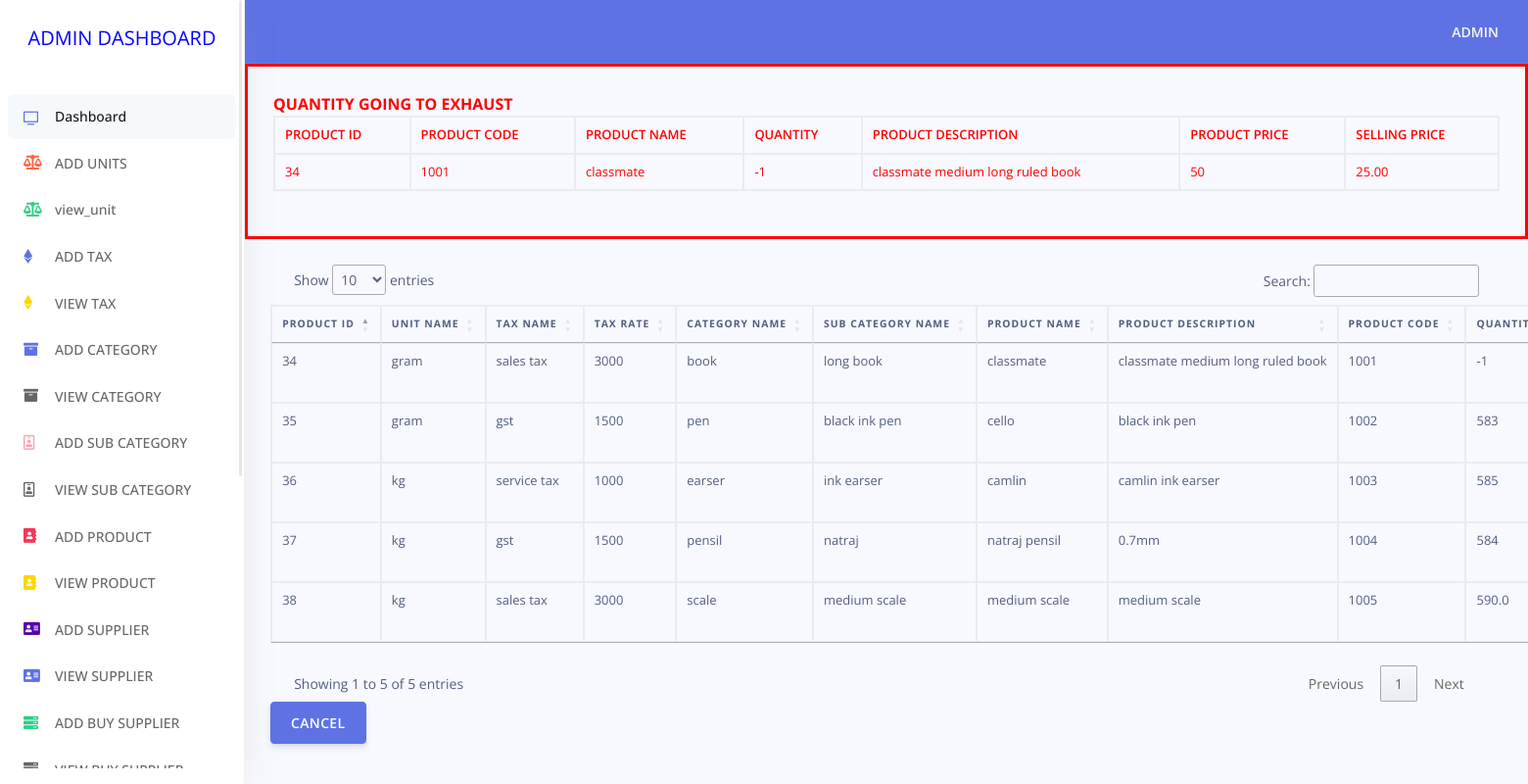
The app's page /admin/index.php with its own data.
### tables this page shows
CREATE TABLE `product_tbl` (
  `product_id` int(10) NOT NULL,
  `unit_id` int(10) NOT NULL,
  `tax_id` int(10) NOT NULL,
  `category_id` int(10) NOT NULL,
  `sub_category_id` int(10) NOT NULL,
  `product_name` varchar(20) NOT NULL,
  `product_description` varchar(50) NOT NULL,
  `product_code` varchar(10) NOT NULL,
  `stock_status` varchar(10) NOT NULL DEFAULT 'available',
  `quantity` varchar(10) NOT NULL,
  `product_price` varchar(10) NOT NULL,
  `discount` varchar(10) NOT NULL,
  `selling_price` varchar(10) NOT NULL,
  `status` varchar(5) NOT NULL DEFAULT '0',
  `created_date` timestamp NOT NULL DEFAULT CURRENT_TIMESTAMP,
  `deleted` varchar(5) NOT NULL DEFAULT '0',
  `inserted_by_id` varchar(10) NOT NULL DEFAULT 'pending',
  `updated_by_id` varchar(10) NOT NULL DEFAULT 'pending',
  `deleted_by_id` varchar(10) NOT NULL DEFAULT 'pending'
);

CREATE TABLE `unit_tbl` (
  `unit_id` int(10) NOT NULL,
  `unit_name` varchar(50) NOT NULL,
  `status` varchar(5) NOT NULL DEFAULT '0',
  `deleted` varchar(5) NOT NULL DEFAULT '0',
  `created_date` timestamp NOT NULL DEFAULT CURRENT_TIMESTAMP,
  `inserted_by_id` varchar(10) NOT NULL DEFAULT 'pending',
  `updated_by_id` varchar(10) NOT NULL DEFAULT 'pending',
  `deleted_by_id` varchar(10) NOT NULL DEFAULT 'pending'
);

CREATE TABLE `tax_tbl` (
  `tax_id` int(10) NOT NULL,
  `tax_name` varchar(20) NOT NULL,
  `tax_rate` varchar(10) NOT NULL,
  `status` varchar(5) NOT NULL DEFAULT '0',
  `deleted` varchar(5) NOT NULL DEFAULT '0',
  `created_date` timestamp NOT NULL DEFAULT CURRENT_TIMESTAMP,
  `inserted_by_id` varchar(10) NOT NULL DEFAULT 'pending',
  `updated_by_id` varchar(10) NOT NULL DEFAULT 'pending',
  `deleted_by_id` varchar(10) NOT NULL DEFAULT 'pending'
);

CREATE TABLE `category_tbl` (
  `category_id` int(10) NOT NULL,
  `category_name` varchar(20) NOT NULL,
  `category_image` varchar(50) NOT NULL,
  `status` varchar(5) NOT NULL DEFAULT '0',
  `deleted` varchar(5) NOT NULL DEFAULT '0',
  `created_date` timestamp NOT NULL DEFAULT CURRENT_TIMESTAMP,
  `inserted_by_id` varchar(10) NOT NULL DEFAULT 'pending',
  `updated_by_id` varchar(10) NOT NULL DEFAULT 'pending',
  `deleted_by_id` varchar(10) NOT NULL DEFAULT 'pending'
);

CREATE TABLE `sub_category_tbl` (
  `sub_category_id` int(10) NOT NULL,
  `category_id` int(10) NOT NULL,
  `sub_category_name` varchar(20) NOT NULL,
  `status` varchar(5) NOT NULL DEFAULT '0',
  `created_date` timestamp NOT NULL DEFAULT CURRENT_TIMESTAMP,
  `deleted` varchar(5) NOT NULL DEFAULT '0',
  `inserted_by_id` varchar(10) NOT NULL DEFAULT 'pending',
  `updated_by_id` varchar(10) NOT NULL DEFAULT 'pending',
  `deleted_by_id` varchar(10) NOT NULL DEFAULT 'pending'
);

### admin/index.php (the view, shortened to what this page needs)
<!DOCTYPE html>
<html>
<head>
	<?php
		include('includes/stylesheet.php');
		include('dbconnect.php');
	?>
</head>
<body>
<?php
		include('includes/sidenav.php');
?>
<div class="main-content" id="panel">
<?php
	include('includes/topnav.php');
?>
<div>
	<div style="width: 100%;height: 100%;color: red;">
		<?php
		$query = "SELECT * from product_tbl where deleted='0' and status='0'";
		$query_run = $link->query($query);
	?>
	<div style="border:3px solid red;">
	<div style="padding: 2%;">
	<MARQUEE><b>QUANTITY GOING TO  EXHAUST</b></MARQUEE>
	<table class="table table-bordered myTable" id="table"  style="width: 100%;color: red;">
	<tr>
		<TH>PRODUCT ID</TH>
		<th>PRODUCT CODE</th>
		<th>PRODUCT NAME</th>
		<th>QUANTITY</th>
		<th>PRODUCT DESCRIPTION</th>
		<th>PRODUCT PRICE</th>
		<th>SELLING PRICE</th>
	</tr>
	<?php
		while($r = mysqli_fetch_array($query_run))
		{
			$product_id = $r['product_id'];
			$quantity = $r['quantity'];
			$product_name = $r['product_name'];
			$product_description = $r['product_description'];
			$product_code = $r['product_code'];
			$product_price = $r['product_price'];
			$selling_price = $r['selling_price'];
			if($quantity <= 20){
			?>
				<tr>
					<td><?php echo $product_id; ?></td>
					<td><?php echo $product_code ; ?></td>
					<td><?php echo $product_name; ?></td>
					<td><?php echo $quantity; ?></td>
					<td><?php echo $product_description; ?></td>
					<td> <?php echo $product_price; ?></td>
					<td> <?php echo $selling_price; ?></td>
				</tr>
<?php
			}
		}
?>
</table>
</div>
	</div>
	</div>
	<?php
  $query ="  SELECT p.product_name,p.product_description,p.product_code,p.quantity,p.product_price,p.discount,p.selling_price,c.category_name,s.sub_category_name,t.tax_name,t.tax_rate,u.unit_name,c.category_id,s.sub_category_id,u.unit_id,t.tax_id,p.product_id from sub_category_tbl s, category_tbl c,unit_tbl u,tax_tbl t,product_tbl p where p.sub_category_id=s.sub_category_id and p.category_id=c.category_id  and p.unit_id=u.unit_id and p.tax_id=t.tax_id and c.deleted='0' and s.deleted='0' and p.deleted='0' and u.deleted='0' and t.deleted='0'";
 	$query_res = $link->query($query);
 ?>
 	<div style="padding: 2%;">
 	<table class="table table-bordered myTable" id="example" style="width: 100%;">
 			<thead><tr><th>PRODUCT ID</th>
 						<th>UNIT NAME</th>
 						 <th>TAX NAME</th>
 			 			<th>TAX RATE</th>
 						<th>CATEGORY NAME</th>
 						<th>SUB CATEGORY NAME</th>
 						<th>PRODUCT NAME</th>
 						 <th>PRODUCT DESCRIPTION</th>
 						 <th>PRODUCT CODE</th>
 						<th>QUANTITY</th>
 					</tr>
 			</thead>
		 <?php
 	 			while($rows = mysqli_fetch_array($query_res))
 	 			{
 						$product_name = $rows['product_name'];
 						$product_id = $rows['product_id'];
						$product_description =$rows['product_description'];
						$product_code=$rows['product_code'];
						$quantity=$rows['quantity'];
						$unit_name=$rows['unit_name'];
						$tax_name=$rows['tax_name'];
						$tax_rate=$rows['tax_rate'];
						$category_name=$rows['category_name'];
						$sub_category_name=$rows['sub_category_name'];
		 ?>
 				<tr><td> <?php echo " $product_id"; ?></td>
				<td> <?php echo "$unit_name "; ?></td>
				<td> <?php echo "$tax_name "; ?></td>
				<td> <?php echo "$tax_rate "; ?></td>
				<td> <?php echo " $category_name"; ?></td>
				<td> <?php echo " $sub_category_name"; ?></td>
 				<td><?php echo " $product_name"; ?></td>
 				<td><?php echo " $product_description"; ?></td>
 				<td><?php echo " $product_code"; ?></td>
 				<td><?php echo " $quantity"; ?></td>
			</tr>
	</div>
<?php
 					}
?>
<a href="index.php" class="btn btn-primary">CANCEL</a>
</body>
</html>

### admin/includes/stylesheet.php (shortened to what this page needs)
<link rel="stylesheet" href="assets/vendor/nucleo/css/nucleo.css" type="text/css">
<link rel="stylesheet" href="assets/vendor/@fortawesome/fontawesome-free/css/all.min.css" type="text/css">
<link rel="stylesheet" href="assets/css/argon.css?v=1.2.0" type="text/css">
  <link rel="stylesheet" href=" https://cdn.datatables.net/1.10.22/css/jquery.dataTables.min.css" type="text/css">

### admin/includes/sidenav.php (shortened to what this page needs)
<nav class="sidenav navbar navbar-vertical  fixed-left  navbar-expand-xs navbar-light bg-white" id="sidenav-main">
    <div class="scrollbar-inner">
      <div class="sidenav-header  align-items-center">
        <a class="navbar-brand" href="javascript:void(0)" style="color:blue;">
          ADMIN DASHBOARD
        </a>
      </div>
      <div class="navbar-inner">
        <div class="collapse navbar-collapse" id="sidenav-collapse-main">
          <ul class="navbar-nav">
            <li class="nav-item">
              <a class="nav-link active" href="index.php">
                <i class="ni ni-tv-2 text-primary"></i>
                <span class="nav-link-text">Dashboard</span>
              </a>
            </li>
            <li class="nav-item">
              <a class="nav-link" href="add_unit.php">
                <i class="fas fa-balance-scale text-orange"></i>
                <span class="nav-link-text">ADD UNITS</span>
              </a>
            </li>
            <li class="nav-item">
              <a class="nav-link" href="view_unit.php">
                <i class="fas fa-balance-scale text-green"></i>
                <span class="nav-link-text">view_unit</span>
              </a>
            </li>
            <li class="nav-item">
              <a class="nav-link" href="add_tax.php">
                <i class="fab fa-ethereum text-primary"></i>
                <span class="nav-link-text">ADD TAX</span>
              </a>
            </li>
            <li class="nav-item">
              <a class="nav-link" href="view_tax.php">
                <i class="fab fa-ethereum text-yellow"></i>
                <span class="nav-link-text">VIEW TAX</span>
              </a>
            </li>
            <li class="nav-item">
              <a class="nav-link" href="add_category.php">
                <i class="fas fa-archive text-blue"></i>
                <span class="nav-link-text">ADD CATEGORY</span>
              </a>
            </li>
            <li class="nav-item">
              <a class="nav-link" href="view_category.php">
                <i class="fas fa-archive text-black"></i>
                <span class="nav-link-text">VIEW CATEGORY</span>
              </a>
            </li>
            <li class="nav-item">
              <a class="nav-link" href="add_sub_category.php">
                <i class="far fa-id-badge text-pink"></i>
                <span class="nav-link-text">ADD SUB CATEGORY</span>
              </a>
            </li>
            <li class="nav-item">
              <a class="nav-link" href="view_sub_category.php">
                <i class="far fa-id-badge text-violet"></i>
                <span class="nav-link-text">VIEW SUB CATEGORY</span>
              </a>
            </li>
            <li class="nav-item">
              <a class="nav-link" href="add_product.php">
                <i class="fas fa-address-book text-red"></i>
                <span class="nav-link-text">ADD PRODUCT</span>
              </a>
            </li>
            <li class="nav-item">
              <a class="nav-link" href="view_product.php">
                <i class="fas fa-address-book text-yellow"></i>
                <span class="nav-link-text">VIEW PRODUCT</span>
              </a>
            </li>
            <li class="nav-item">
              <a class="nav-link" href="add_supplier.php">
                <i class="fas fa-address-card text-indigo"></i>
                <span class="nav-link-text">ADD SUPPLIER</span>
              </a>
            </li>
            <li class="nav-item">
              <a class="nav-link" href="view_supplier.php">
                <i class="fas fa-address-card text-blue"></i>
                <span class="nav-link-text">VIEW SUPPLIER</span>
              </a>
            </li>
            <li class="nav-item">
              <a class="nav-link" href="add_buy_supplier.php">
                <i class="fas fa-server text-green"></i>
                <span class="nav-link-text">ADD BUY SUPPLIER</span>
              </a>
            </li>
            <li class="nav-item">
              <a class="nav-link" href="view_buy_supplier.php">
                <i class="fas fa-server text-darkblack"></i>
                <span class="nav-link-text">VIEW BUY SUPPLIER</span>
              </a>
            </li>
          </ul>
        </div>
      </div>
    </div>
  </nav>

### admin/includes/topnav.php (shortened to what this page needs)
<nav class="navbar navbar-top navbar-expand navbar-dark bg-primary border-bottom">
      <div class="container-fluid">
        <div class="collapse navbar-collapse" id="navbarSupportedContent">
          <ul class="navbar-nav align-items-center  ml-auto ml-md-0 ">
            <li class="nav-item dropdown">
              <a class="nav-link pr-0" href="#" role="button" data-toggle="dropdown" aria-haspopup="true" aria-expanded="false">
                <div class="media align-items-center">
                  <div class="media-body  ml-2  d-none d-lg-block">
                    <span class="mb-0 text-sm  font-weight-bold">ADMIN</span>
                  </div>
                </div>
              </a>
            </li>
          </ul>
        </div>
      </div>
    </nav>

### records on screen
product_tbl: product_id "34", product_code "1001", product_name "classmate", quantity "-1", product_description "classmate medium long ruled book", product_price "50", selling_price "25.00", unit.unit_name "gram", tax.tax_name "sales tax", tax.tax_rate "3000", category.category_name "book", sub_category.sub_category_name "long book"
product_tbl: product_id "35", unit.unit_name "gram", tax.tax_name "gst", tax.tax_rate "1500", category.category_name "pen", sub_category.sub_category_name "black ink pen", product_name "cello", product_description "black ink pen", product_code "1002", quantity "583"
product_tbl: product_id "36", unit.unit_name "kg", tax.tax_name "service tax", tax.tax_rate "1000", category.category_name "earser", sub_category.sub_category_name "ink earser", product_name "camlin", product_description "camlin ink earser", product_code "1003", quantity "585"
product_tbl: product_id "37", unit.unit_name "kg", tax.tax_name "gst", tax.tax_rate "1500", category.category_name "pensil", sub_category.sub_category_name "natraj", product_name "natraj pensil", product_description "0.7mm", product_code "1004", quantity "584"
product_tbl: product_id "38", unit.unit_name "kg", tax.tax_name "sales tax", tax.tax_rate "3000", category.category_name "scale", sub_category.sub_category_name "medium scale", product_name "medium scale", product_description "medium scale", product_code "1005", quantity "590.0"
